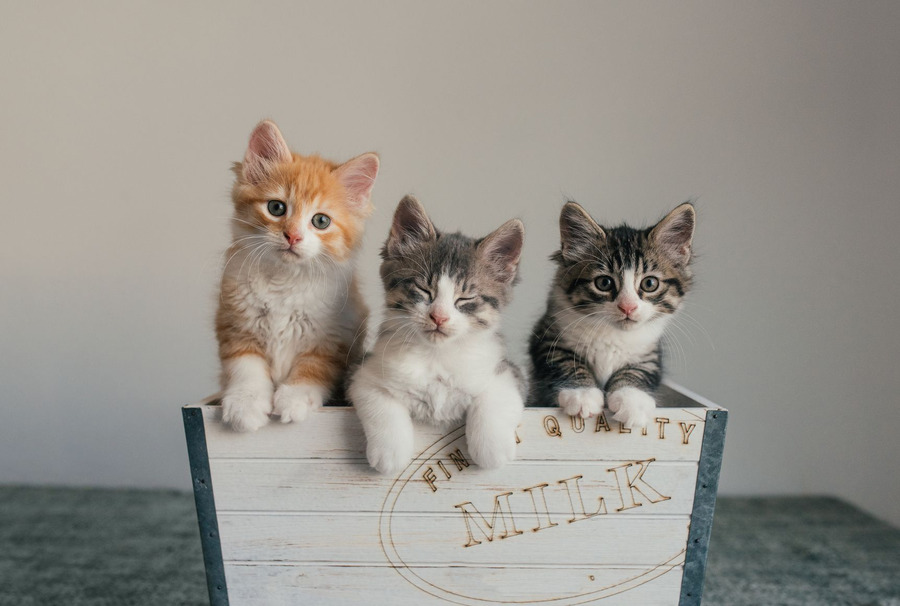
#> input picture Assignment-28/image/cats.jpg, 900 x 606 px
$ python cat.py
#> lines starting #> are read from the running program, lines starting #| are printed output that depends on the picture; after the words box and inside, x2 and y2 are one past the last pixel; in counts of white or black regions, pixels touching at a corner belong together
# import library
import cv2

# Reading image and convert it's color mode to gray
cat_image = cv2.imread("image/cats.jpg")
#> cat_image is the input picture: shape (606, 900, 3); mean B, G, R 141.1, 147.9, 151.7
cat_image_gray = cv2.cvtColor(cat_image, cv2.COLOR_BGR2GRAY)
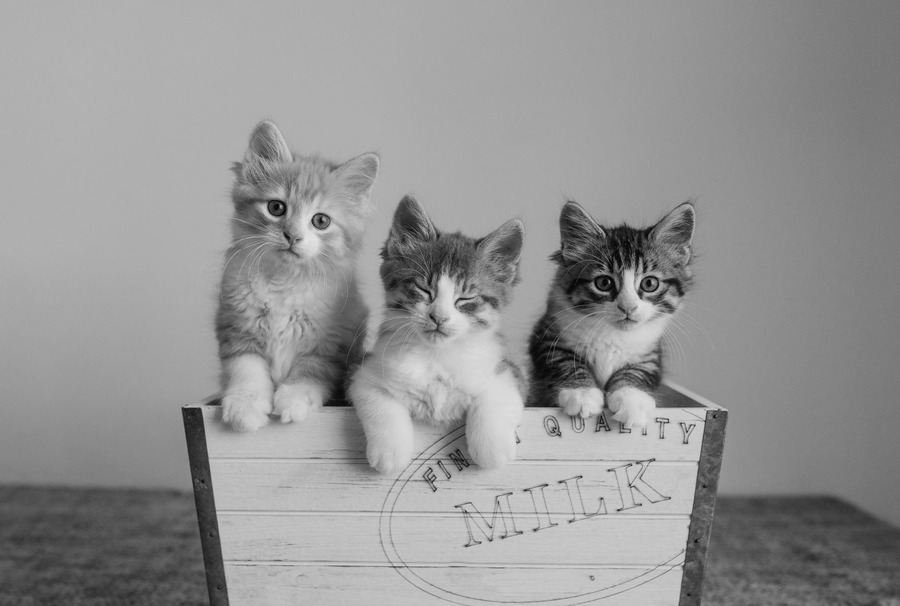
#> cat_image_gray: shape (606, 900); min 0, max 228, mean 148.2

# Create face detector
cat_face_detector = cv2.CascadeClassifier(
    cv2.data.haarcascades + "haarcascade_frontalcatface.xml"
)

# Detect cat face
cat_faces = cat_face_detector.detectMultiScale(cat_image_gray, 1.1, 1)
#> cat_faces = [[574, 242, 104, 104], [396, 254, 96, 96], [252, 178, 91, 91]]

# Draw a rectangle around cats' face
for cat_face in cat_faces:
    x, y, w, h = cat_face
    cv2.rectangle(cat_image, [x, y], [x + w, y + h], [255, 255, 255], 1)
#> this loop made 3 passes
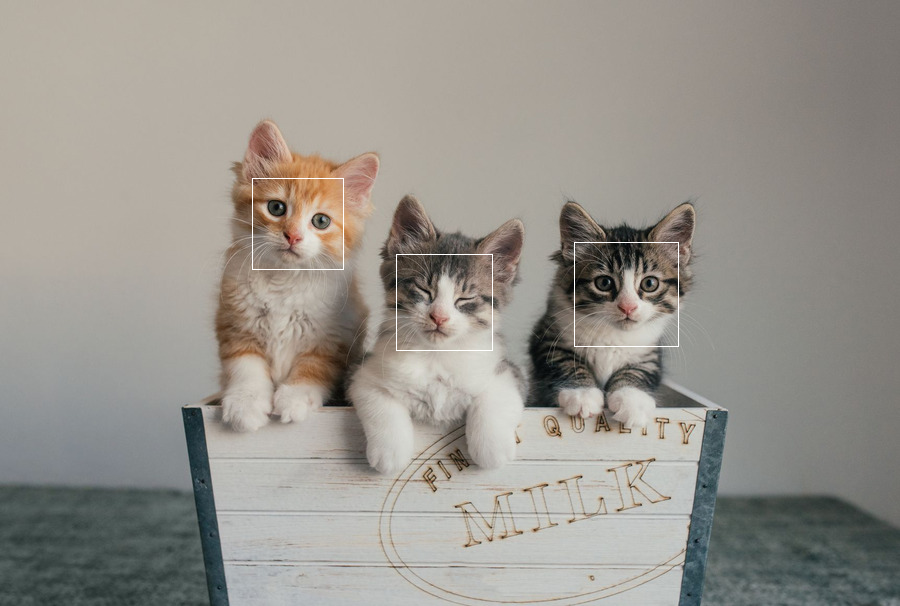
#> cat_image: shape (606, 900, 3); 0.21% of pixels changed, all inside (x1, y1, x2, y2) = (252, 178, 679, 351)

# Print number of cats
cat_count = cat_faces.__len__()
#> cat_count = 3
cv2.putText(cat_image, f"Count: {cat_count}", [20, 40], cv2.FONT_HERSHEY_TRIPLEX, 1, 0)
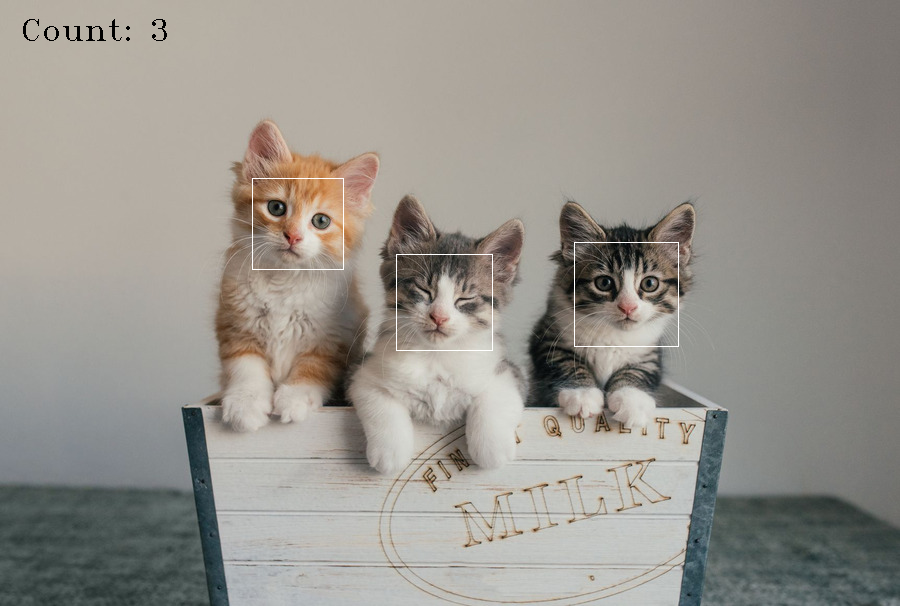
#> cat_image: shape (606, 900, 3); 0.11% of pixels changed, all inside (x1, y1, x2, y2) = (23, 19, 167, 41)

# Show image
cv2.imshow("", cat_image)
cv2.waitKey()

$ run again, with Assignment-28/image/dani.jpg copied over Assignment-28/image/cats.jpg
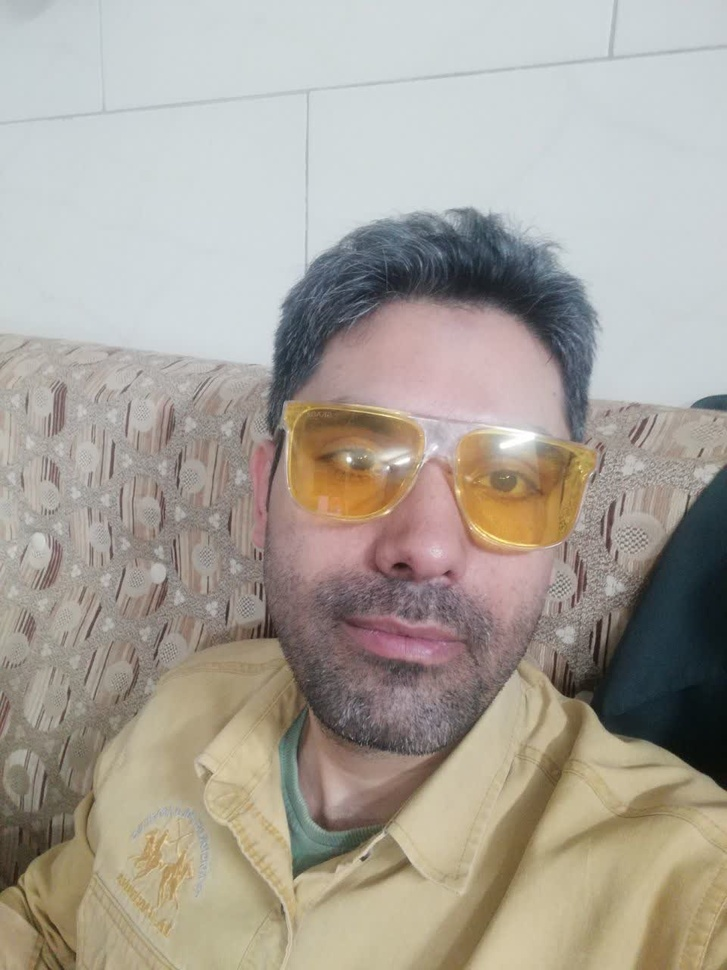
#> input picture Assignment-28/image/dani.jpg, 727 x 970 px, shrunk from 960 x 1280 before the run
#> cat_image is the input picture: shape (970, 727, 3); mean B, G, R 152.5, 161.9, 168.1
#> `cat_image_gray = cv2.cvtColor(cat_image, cv2.COLOR_BGR2GRAY)`:
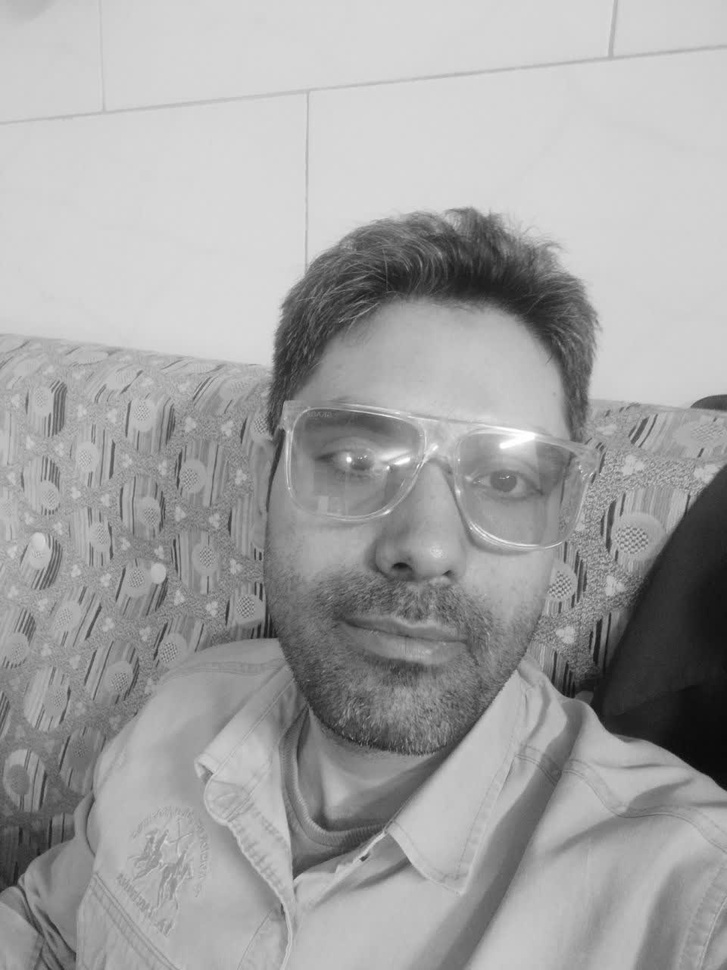
#> cat_image_gray: shape (970, 727); min 9, max 255, mean 162.7
#> cat_faces = ()
#> cat_count = 0
#> `cv2.putText(cat_image, f"Count: {cat_count}", [20, 40], cv2.FONT_HERSH..`:
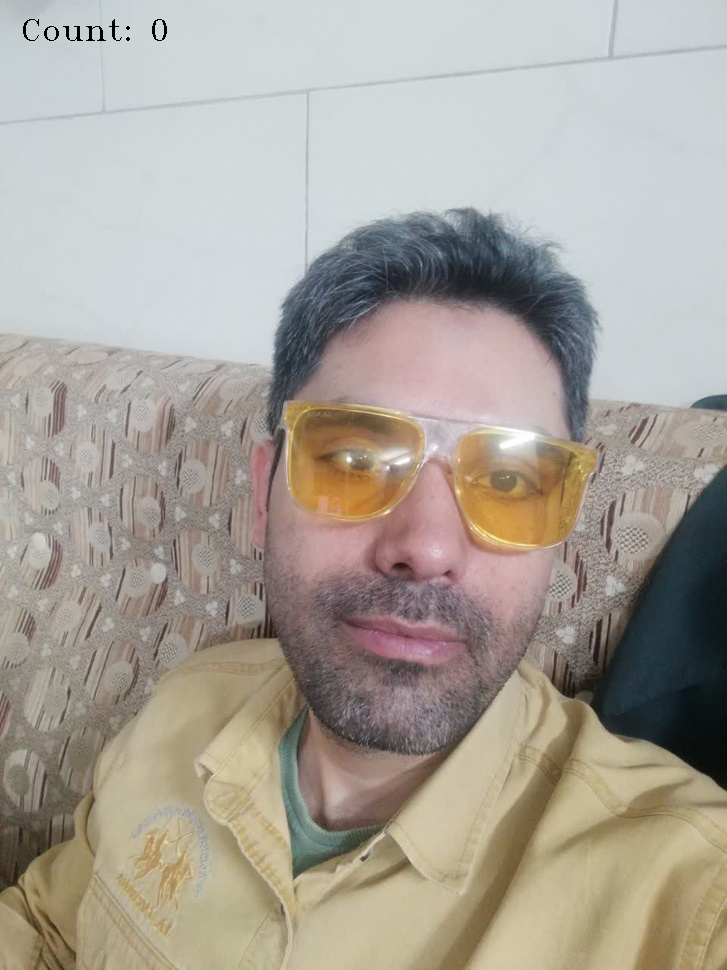
#> cat_image: shape (970, 727, 3); 0.08% of pixels changed, all inside (x1, y1, x2, y2) = (23, 19, 167, 41)
